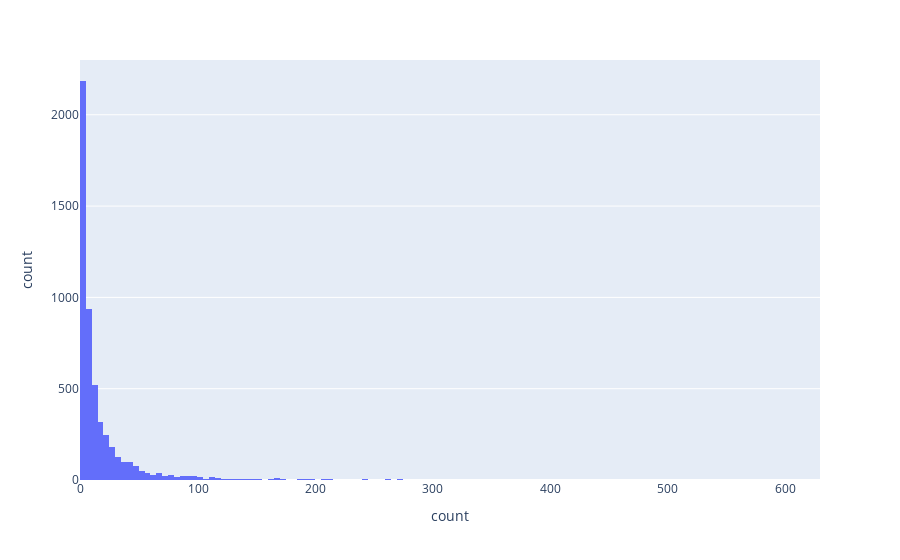

Notebook source saved alongside this figure:
### Code cell
# Quick vis of frequency of counts per route - this is relevate to understand how many routes were taken only once or twice. 
# If the number is not sigficant we can exclude these to avoid extra computation for the MVP and call the API less times

import plotly

import plotly.express as px
df = df_grouped
fig = px.histogram(df, x="count")
fig.show()

### Figure 1 — Plotly figure (JSON) as saved in the notebook; plotly's stock layout.template omitted (floating-point values rounded to 4 significant figures; data arrays with more than 128 entries replaced by an {"elided": "..."} marker saying what was removed)
{"data": [{"alignmentgroup": "True", "bingroup": "x", "hovertemplate": "count=%{y}<extra></extra>", "legendgroup": "", "marker": {"color": "#636efa", "pattern": {"shape": ""}}, "name": "", "offsetgroup": "", "orientation": "v", "showlegend": false, "type": "histogram", "x": {"elided": "5228 int values"}, "xaxis": "x", "yaxis": "y"}], "layout": {"barmode": "relative", "legend": {"tracegroupgap": 0}, "margin": {"t": 60}, "xaxis": {"anchor": "y", "domain": [0, 1], "title": {"text": "count"}}, "yaxis": {"anchor": "x", "domain": [0, 1], "title": {"text": "count"}}}}
